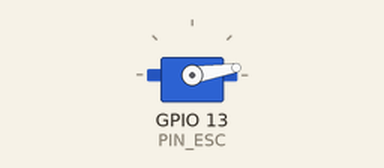
A sketch run on a simulated ESP32. On the bench: servo.

Above: at 3.05 s.
At 3.5 s:
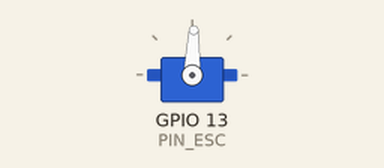
At 3.75 s:
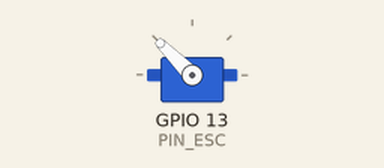
At 4.0 s:
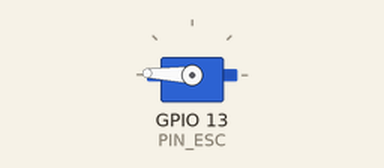
Timing chart, 0 to 6.0 s (numbered marks = the images above):
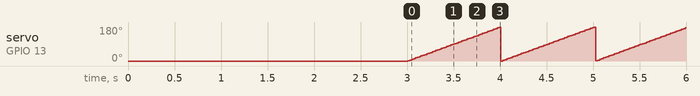

The sketch:

esc_esp32_micros.ino
```cpp
#include <ESP32Servo.h>

Servo esc;
const int PIN_ESC = 13;

const int PULSO_MIN = 1000;
const int PULSO_MAX = 2000;

void setup() {
  esc.attach(PIN_ESC, PULSO_MIN, PULSO_MAX);

  // Armar o ESC
  esc.writeMicroseconds(PULSO_MIN);
  delay(3000);
}

void loop() {
  for (int pulso = PULSO_MIN; pulso <= PULSO_MAX; pulso += 10) {
    esc.writeMicroseconds(pulso);
    delay(10);
  }
}
```

Measured:
- by itself, servo on GPIO 13 (PIN_ESC): ramps from 0° to 180° and jumps back, once every 1.0 s
